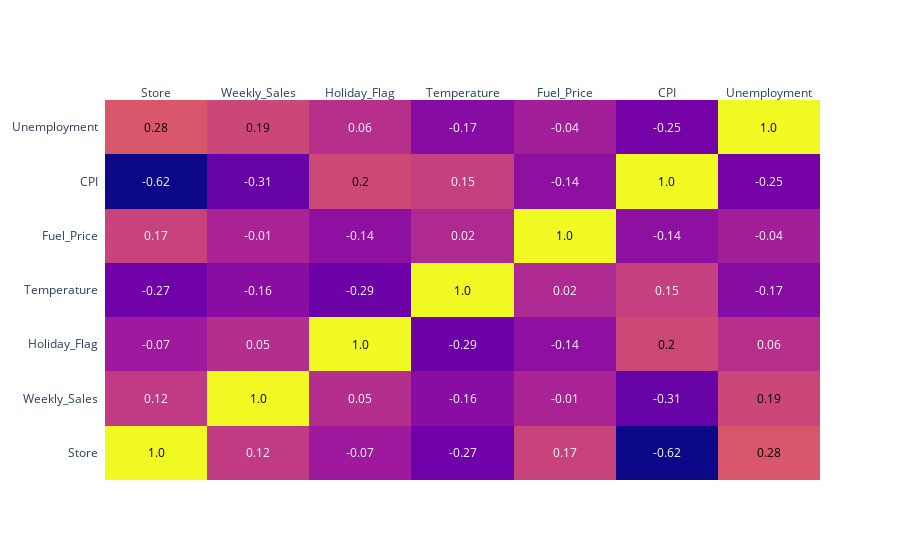

Write notebook code for a chart like this one.
### Code cell
fig = ff.create_annotated_heatmap(corr_matrix.values, x=corr_matrix.columns.tolist(), y = corr_matrix.index.tolist())
fig.show()

### Figure 1 — Plotly figure (JSON) as saved in the notebook; plotly's stock layout.template omitted (floating-point values rounded to 4 significant figures)
{"data": [{"colorscale": [[0, "#0d0887"], [0.1111, "#46039f"], [0.2222, "#7201a8"], [0.3333, "#9c179e"], [0.4444, "#bd3786"], [0.5556, "#d8576b"], [0.6667, "#ed7953"], [0.7778, "#fb9f3a"], [0.8889, "#fdca26"], [1, "#f0f921"]], "reversescale": false, "showscale": false, "type": "heatmap", "x": ["Store", "Weekly_Sales", "Holiday_Flag", "Temperature", "Fuel_Price", "CPI", "Unemployment"], "y": ["Store", "Weekly_Sales", "Holiday_Flag", "Temperature", "Fuel_Price", "CPI", "Unemployment"], "z": [[1, 0.12, -0.07, -0.27, 0.17, -0.62, 0.28], [0.12, 1, 0.05, -0.16, -0.01, -0.31, 0.19], [-0.07, 0.05, 1, -0.29, -0.14, 0.2, 0.06], [-0.27, -0.16, -0.29, 1, 0.02, 0.15, -0.17], [0.17, -0.01, -0.14, 0.02, 1, -0.14, -0.04], [-0.62, -0.31, 0.2, 0.15, -0.14, 1, -0.25], [0.28, 0.19, 0.06, -0.17, -0.04, -0.25, 1]]}], "layout": {"annotations": [{"font": {"color": "#000000"}, "showarrow": false, "text": "1.0", "x": "Store", "xref": "x", "y": "Store", "yref": "y"}, {"font": {"color": "#FFFFFF"}, "showarrow": false, "text": "0.12", "x": "Weekly_Sales", "xref": "x", "y": "Store", "yref": "y"}, {"font": {"color": "#FFFFFF"}, "showarrow": false, "text": "-0.07", "x": "Holiday_Flag", "xref": "x", "y": "Store", "yref": "y"}, {"font": {"color": "#FFFFFF"}, "showarrow": false, "text": "-0.27", "x": "Temperature", "xref": "x", "y": "Store", "yref": "y"}, {"font": {"color": "#FFFFFF"}, "showarrow": false, "text": "0.17", "x": "Fuel_Price", "xref": "x", "y": "Store", "yref": "y"}, {"font": {"color": "#FFFFFF"}, "showarrow": false, "text": "-0.62", "x": "CPI", "xref": "x", "y": "Store", "yref": "y"}, {"font": {"color": "#000000"}, "showarrow": false, "text": "0.28", "x": "Unemployment", "xref": "x", "y": "Store", "yref": "y"}, {"font": {"color": "#FFFFFF"}, "showarrow": false, "text": "0.12", "x": "Store", "xref": "x", "y": "Weekly_Sales", "yref": "y"}, {"font": {"color": "#000000"}, "showarrow": false, "text": "1.0", "x": "Weekly_Sales", "xref": "x", "y": "Weekly_Sales", "yref": "y"}, {"font": {"color": "#FFFFFF"}, "showarrow": false, "text": "0.05", "x": "Holiday_Flag", "xref": "x", "y": "Weekly_Sales", "yref": "y"}, {"font": {"color": "#FFFFFF"}, "showarrow": false, "text": "-0.16", "x": "Temperature", "xref": "x", "y": "Weekly_Sales", "yref": "y"}, {"font": {"color": "#FFFFFF"}, "showarrow": false, "text": "-0.01", "x": "Fuel_Price", "xref": "x", "y": "Weekly_Sales", "yref": "y"}, {"font": {"color": "#FFFFFF"}, "showarrow": false, "text": "-0.31", "x": "CPI", "xref": "x", "y": "Weekly_Sales", "yref": "y"}, {"font": {"color": "#000000"}, "showarrow": false, "text": "0.19", "x": "Unemployment", "xref": "x", "y": "Weekly_Sales", "yref": "y"}, {"font": {"color": "#FFFFFF"}, "showarrow": false, "text": "-0.07", "x": "Store", "xref": "x", "y": "Holiday_Flag", "yref": "y"}, {"font": {"color": "#FFFFFF"}, "showarrow": false, "text": "0.05", "x": "Weekly_Sales", "xref": "x", "y": "Holiday_Flag", "yref": "y"}, {"font": {"color": "#000000"}, "showarrow": false, "text": "1.0", "x": "Holiday_Flag", "xref": "x", "y": "Holiday_Flag", "yref": "y"}, {"font": {"color": "#FFFFFF"}, "showarrow": false, "text": "-0.29", "x": "Temperature", "xref": "x", "y": "Holiday_Flag", "yref": "y"}, {"font": {"color": "#FFFFFF"}, "showarrow": false, "text": "-0.14", "x": "Fuel_Price", "xref": "x", "y": "Holiday_Flag", "yref": "y"}, {"font": {"color": "#000000"}, "showarrow": false, "text": "0.2", "x": "CPI", "xref": "x", "y": "Holiday_Flag", "yref": "y"}, {"font": {"color": "#FFFFFF"}, "showarrow": false, "text": "0.06", "x": "Unemployment", "xref": "x", "y": "Holiday_Flag", "yref": "y"}, {"font": {"color": "#FFFFFF"}, "showarrow": false, "text": "-0.27", "x": "Store", "xref": "x", "y": "Temperature", "yref": "y"}, {"font": {"color": "#FFFFFF"}, "showarrow": false, "text": "-0.16", "x": "Weekly_Sales", "xref": "x", "y": "Temperature", "yref": "y"}, {"font": {"color": "#FFFFFF"}, "showarrow": false, "text": "-0.29", "x": "Holiday_Flag", "xref": "x", "y": "Temperature", "yref": "y"}, {"font": {"color": "#000000"}, "showarrow": false, "text": "1.0", "x": "Temperature", "xref": "x", "y": "Temperature", "yref": "y"}, {"font": {"color": "#FFFFFF"}, "showarrow": false, "text": "0.02", "x": "Fuel_Price", "xref": "x", "y": "Temperature", "yref": "y"}, {"font": {"color": "#FFFFFF"}, "showarrow": false, "text": "0.15", "x": "CPI", "xref": "x", "y": "Temperature", "yref": "y"}, {"font": {"color": "#FFFFFF"}, "showarrow": false, "text": "-0.17", "x": "Unemployment", "xref": "x", "y": "Temperature", "yref": "y"}, {"font": {"color": "#FFFFFF"}, "showarrow": false, "text": "0.17", "x": "Store", "xref": "x", "y": "Fuel_Price", "yref": "y"}, {"font": {"color": "#FFFFFF"}, "showarrow": false, "text": "-0.01", "x": "Weekly_Sales", "xref": "x", "y": "Fuel_Price", "yref": "y"}, {"font": {"color": "#FFFFFF"}, "showarrow": false, "text": "-0.14", "x": "Holiday_Flag", "xref": "x", "y": "Fuel_Price", "yref": "y"}, {"font": {"color": "#FFFFFF"}, "showarrow": false, "text": "0.02", "x": "Temperature", "xref": "x", "y": "Fuel_Price", "yref": "y"}, {"font": {"color": "#000000"}, "showarrow": false, "text": "1.0", "x": "Fuel_Price", "xref": "x", "y": "Fuel_Price", "yref": "y"}, {"font": {"color": "#FFFFFF"}, "showarrow": false, "text": "-0.14", "x": "CPI", "xref": "x", "y": "Fuel_Price", "yref": "y"}, {"font": {"color": "#FFFFFF"}, "showarrow": false, "text": "-0.04", "x": "Unemployment", "xref": "x", "y": "Fuel_Price", "yref": "y"}, {"font": {"color": "#FFFFFF"}, "showarrow": false, "text": "-0.62", "x": "Store", "xref": "x", "y": "CPI", "yref": "y"}, {"font": {"color": "#FFFFFF"}, "showarrow": false, "text": "-0.31", "x": "Weekly_Sales", "xref": "x", "y": "CPI", "yref": "y"}, {"font": {"color": "#000000"}, "showarrow": false, "text": "0.2", "x": "Holiday_Flag", "xref": "x", "y": "CPI", "yref": "y"}, {"font": {"color": "#FFFFFF"}, "showarrow": false, "text": "0.15", "x": "Temperature", "xref": "x", "y": "CPI", "yref": "y"}, {"font": {"color": "#FFFFFF"}, "showarrow": false, "text": "-0.14", "x": "Fuel_Price", "xref": "x", "y": "CPI", "yref": "y"}, {"font": {"color": "#000000"}, "showarrow": false, "text": "1.0", "x": "CPI", "xref": "x", "y": "CPI", "yref": "y"}, {"font": {"color": "#FFFFFF"}, "showarrow": false, "text": "-0.25", "x": "Unemployment", "xref": "x", "y": "CPI", "yref": "y"}, {"font": {"color": "#000000"}, "showarrow": false, "text": "0.28", "x": "Store", "xref": "x", "y": "Unemployment", "yref": "y"}, {"font": {"color": "#000000"}, "showarrow": false, "text": "0.19", "x": "Weekly_Sales", "xref": "x", "y": "Unemployment", "yref": "y"}, {"font": {"color": "#FFFFFF"}, "showarrow": false, "text": "0.06", "x": "Holiday_Flag", "xref": "x", "y": "Unemployment", "yref": "y"}, {"font": {"color": "#FFFFFF"}, "showarrow": false, "text": "-0.17", "x": "Temperature", "xref": "x", "y": "Unemployment", "yref": "y"}, {"font": {"color": "#FFFFFF"}, "showarrow": false, "text": "-0.04", "x": "Fuel_Price", "xref": "x", "y": "Unemployment", "yref": "y"}, {"font": {"color": "#FFFFFF"}, "showarrow": false, "text": "-0.25", "x": "CPI", "xref": "x", "y": "Unemployment", "yref": "y"}, {"font": {"color": "#000000"}, "showarrow": false, "text": "1.0", "x": "Unemployment", "xref": "x", "y": "Unemployment", "yref": "y"}], "xaxis": {"dtick": 1, "gridcolor": "rgb(0, 0, 0)", "side": "top", "ticks": ""}, "yaxis": {"dtick": 1, "ticks": "", "ticksuffix": "  "}}}
